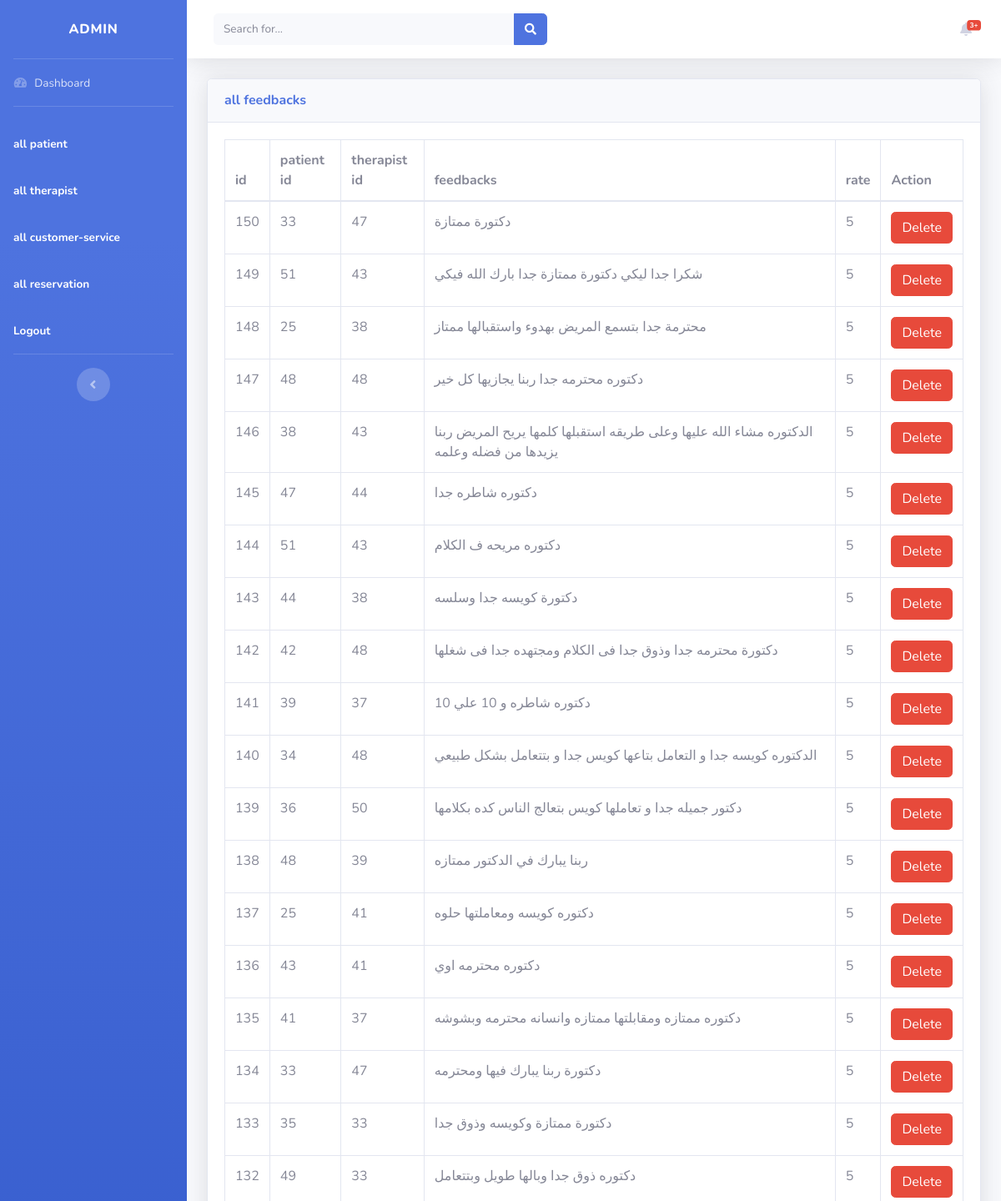
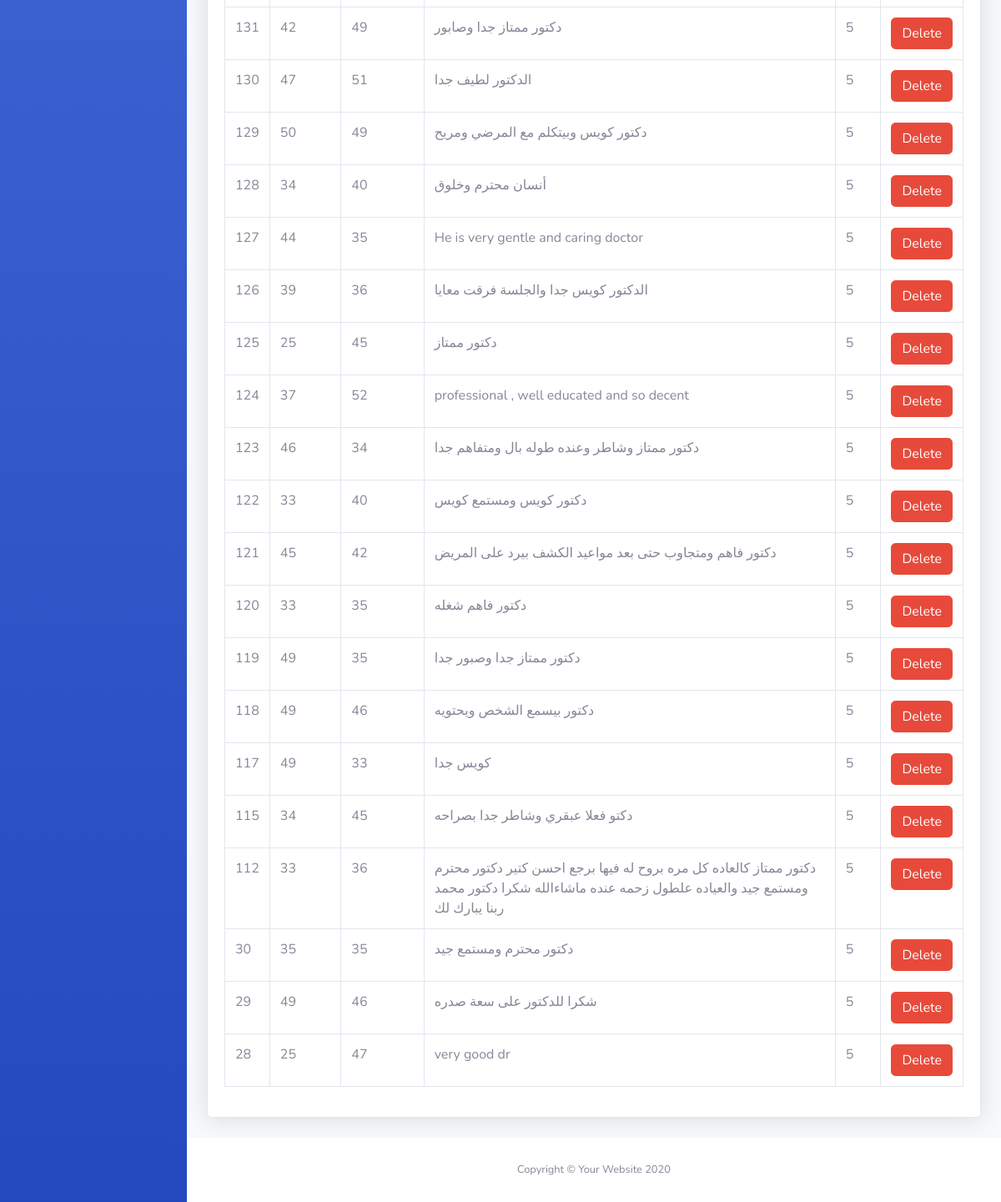
/assets/admin/all_feedbacks.php (signed in), run on the app's committed database (2 pictures, top to bottom).
### tables this page shows
CREATE TABLE `feedbacks` (
  `id` int(11) NOT NULL,
  `patient_id` int(11) NOT NULL,
  `therapist_id` int(11) NOT NULL,
  `feedback` text NOT NULL,
  `rate` float NOT NULL,
  `reservations_id` int(11) NOT NULL
);

### assets/admin/all_feedbacks.php (the view, shortened to what this page needs)
<?php
$conn = mysqli_connect("localhost", "root", "", "test");
$selectFeedbacks = "SELECT * FROM `feedbacks` ORDER BY id DESC";
$feedbacksQuery = mysqli_query($conn, $selectFeedbacks);
?>
<!DOCTYPE html>
<html lang="en">
  <head>
    <link
      href="vendor/fontawesome-free/css/all.min.css"
      rel="stylesheet"
      type="text/css"
    />
    <link href="css/sb-admin-2.min.css" rel="stylesheet" />
    <link
      href="vendor/datatables/dataTables.bootstrap4.min.css"
      rel="stylesheet"
    />
  </head>
  <body id="page-top">
    <div id="wrapper">
      <ul
        class="navbar-nav bg-gradient-primary sidebar sidebar-dark accordion"
        id="accordionSidebar"
      >
        <a
          class="sidebar-brand d-flex align-items-center justify-content-center"
          href="./admin_dashboard.php"
        >
          <div class="sidebar-brand-text mx-3"> Admin </div>
        </a>
        <hr class="sidebar-divider my-0" />
        <li class="nav-item">
          <a class="nav-link" href="./admin_dashboard.php">
            <i class="fas fa-fw fa-tachometer-alt"></i>
            <span>Dashboard</span></a
          >
        </li>
        <hr class="sidebar-divider" />
        <li class="nav-item active">
          <a class="nav-link" href="./all_patients.php">
            <span>all patient</span></a
          >
        </li>
        <li class="nav-item active">
          <a class="nav-link" href="./all_therapists.php">
            <span>all therapist</span></a
          >
        </li>
        <li class="nav-item active">
          <a class="nav-link" href="./all customer-service.php">
            <span>all customer-service</span></a
          >
        </li>
        <li class="nav-item active">
          <a class="nav-link" href="./all_reservations.php">
            <span>all reservation</span></a
          >
        </li>
        <li class="nav-item active">
        <a class="nav-link" href="/yourheart'ssight/index.php?logout">
            <span>
              Logout
            </span></a
          >
        </li>
        <hr class="sidebar-divider d-none d-md-block" />
        <div class="text-center d-none d-md-inline">
          <button class="rounded-circle border-0" id="sidebarToggle"></button>
        </div>
      </ul>
      <div id="content-wrapper" class="d-flex flex-column">
        <div id="content">
          <nav
            class="
              navbar navbar-expand navbar-light
              bg-white
              topbar
              mb-4
              static-top
              shadow
            "
          >
            <form
              class="
                d-none d-sm-inline-block
                form-inline
                mr-auto
                ml-md-3
                my-2 my-md-0
                mw-100
                navbar-search
              "
            >
              <div class="input-group">
                <input
                  type="text"
                  class="form-control bg-light border-0 small"
                  placeholder="Search for..."
                  aria-label="Search"
                  aria-describedby="basic-addon2"
                />
                <div class="input-group-append">
                  <button class="btn btn-primary" type="button">
                    <i class="fas fa-search fa-sm"></i>
                  </button>
                </div>
              </div>
            </form>
            <ul class="navbar-nav ml-auto">
              <li class="nav-item dropdown no-arrow mx-1">
                <a
                  class="nav-link dropdown-toggle"
                  href="#"
                  id="alertsDropdown"
                  role="button"
                  data-toggle="dropdown"
                  aria-haspopup="true"
                  aria-expanded="false"
                >
                  <i class="fas fa-bell fa-fw"></i>
                  <span class="badge badge-danger badge-counter">3+</span>
                </a>
              </li>
            </ul>
          </nav>
          <div class="container-fluid">
            <div class="card shadow mb-4">
              <div class="card-header py-3 d-flex justify-content-between">
                <h6 class="m-0 font-weight-bold text-primary">all feedbacks</h6>
              </div>
              <div class="card-body">
                <div class="table-responsive">
                  <table class="table table-bordered">
                    <thead>
                      <tr>
                        <th scope="col">id</th>
                        <th scope="col">patient id</th>
                        <th scope="col">therapist id</th>
                        <th scope="col">feedbacks</th>
                        <th scope="col">rate</th>
                        <th scope="col">Action</th>
                      </tr>
                    </thead>
                    <tbody>
                      <?php foreach($feedbacksQuery as $feedback){ ?>
                        <tr>
                          <td><?php echo $feedback["id"]; ?></td>
                          <td><?php echo $feedback["patient_id"]; ?></td>
                          <td><?php echo $feedback["therapist_id"]; ?></td>
                          <td><?php echo $feedback["feedback"]; ?></td>
                          <td><?php echo $feedback["rate"]; ?></td>
                        <td>
                        <a href="./all_feedbacks.php?delete=<?php echo $feedback["id"]; ?>" onclick="return confirm('Are you sure you would like to delete this feedback?')" class="btn btn-danger">Delete</a>
                      </td>
                      </tr>
                      <?php } ?>
                    </tbody>
                  </table>
                </div>
              </div>
            </div>
          </div>
        </div>
        <footer class="sticky-footer bg-white">
          <div class="container my-auto">
            <div class="copyright text-center my-auto">
              <span>Copyright &copy; Your Website 2020</span>
            </div>
          </div>
        </footer>
      </div>
    </div>
  </body>
</html>

### data on the page
feedbacks: id "150", patient "33", therapist "47", feedback "دكتورة ممتازة", rate "5"
feedbacks: id "149", patient "51", therapist "43", feedback "شكرا جدا ليكي دكتورة ممتازة جدا بارك الله فيكي", rate "5"
feedbacks: id "148", patient "25", therapist "38", feedback "محترمة جدا بتسمع المريض بهدوء واستقبالها ممتاز", rate "5"
feedbacks: id "147", patient "48", therapist "48", feedback "دكتوره محترمه جدا ربنا يجازيها كل خير", rate "5"
feedbacks: id "146", patient "38", therapist "43", feedback "الدكتوره مشاء الله عليها وعلى طريقه استقبلها كلمها يريح المريض ربنا يزيدها من فضله وعلمه", rate "5"
feedbacks: id "145", patient "47", therapist "44", feedback "دكتوره شاطره جدا", rate "5"
feedbacks: id "144", patient "51", therapist "43", feedback "دكتوره مريحه ف الكلام", rate "5"
feedbacks: id "143", patient "44", therapist "38", feedback "دكتورة كويسه جدا وسلسه", rate "5"
feedbacks: id "142", patient "42", therapist "48", feedback "دكتورة محترمه جدا وذوق جدا فى الكلام ومجتهده جدا فى شغلها", rate "5"
feedbacks: id "141", patient "39", therapist "37", feedback "دكتوره شاطره و 10 علي 10", rate "5"
feedbacks: id "140", patient "34", therapist "48", feedback "الدكتوره كويسه جدا و التعامل بتاعها كويس جدا و بتتعامل بشكل طبيعي", rate "5"
feedbacks: id "139", patient "36", therapist "50", feedback "دكتور جميله جدا و تعاملها كويس بتعالج الناس كده بكلامها", rate "5"
feedbacks: id "138", patient "48", therapist "39", feedback "ربنا يبارك في الدكتور ممتازه", rate "5"
feedbacks: id "137", patient "25", therapist "41", feedback "دكتوره كويسه ومعاملتها حلوه", rate "5"
feedbacks: id "136", patient "43", therapist "41", feedback "دكتوره محترمه اوي", rate "5"
feedbacks: id "135", patient "41", therapist "37", feedback "دكتوره ممتازه ومقابلتها ممتازه وانسانه محترمه وبشوشه", rate "5"
feedbacks: id "134", patient "33", therapist "47", feedback "دكتورة ربنا يبارك فيها ومحترمه", rate "5"
feedbacks: id "133", patient "35", therapist "33", feedback "دكتورة ممتازة وكويسه وذوق جدا", rate "5"
feedbacks: id "132", patient "49", therapist "33", feedback "دكتوره ذوق جدا وبالها طويل وبتتعامل", rate "5"
feedbacks: id "131", patient "42", therapist "49", feedback "دكتور ممتاز جدا وصابور", rate "5"
feedbacks: id "130", patient "47", therapist "51", feedback "الدكتور لطيف جدا", rate "5"
feedbacks: id "129", patient "50", therapist "49", feedback "دكتور كويس وبيتكلم مع المرضي ومريح", rate "5"
feedbacks: id "128", patient "34", therapist "40", feedback "أنسان محترم وخلوق", rate "5"
feedbacks: id "127", patient "44", therapist "35", feedback "He is very gentle and caring doctor", rate "5"
feedbacks: id "126", patient "39", therapist "36", feedback "الدكتور كويس جدا والجلسة فرقت معايا", rate "5"
feedbacks: id "125", patient "25", therapist "45", feedback "دكتور ممتاز", rate "5"
feedbacks: id "124", patient "37", therapist "52", feedback "professional , well educated and so decent", rate "5"
feedbacks: id "123", patient "46", therapist "34", feedback "دكتور ممتاز وشاطر وعنده طوله بال ومتفاهم جدا", rate "5"
feedbacks: id "122", patient "33", therapist "40", feedback "دكتور كويس ومستمع كويس", rate "5"
feedbacks: id "121", patient "45", therapist "42", feedback "دكتور فاهم ومتجاوب حتى بعد مواعيد الكشف بيرد على المريض", rate "5"
feedbacks: id "120", patient "33", therapist "35", feedback "دكتور فاهم شغله", rate "5"
feedbacks: id "119", patient "49", therapist "35", feedback "دكتور ممتاز جدا وصبور جدا", rate "5"
feedbacks: id "118", patient "49", therapist "46", feedback "دكتور بيسمع الشخص ويحتويه", rate "5"
feedbacks: id "117", patient "49", therapist "33", feedback "كويس جدا", rate "5"
feedbacks: id "115", patient "34", therapist "45", feedback "دكتو فعلا عبقري وشاطر جدا بصراحه", rate "5"
feedbacks: id "112", patient "33", therapist "36", feedback "دكتور ممتاز كالعاده كل مره بروح له فيها برجع احسن كتير دكتور محترم ومستمع جيد والعياده علطول زحمه عنده ماشاءالله شكرا دكتور محمد ربنا يبارك لك", rate "5"
feedbacks: id "30", patient "35", therapist "35", feedback "دكتور محترم ومستمع جيد", rate "5"
feedbacks: id "29", patient "49", therapist "46", feedback "شكرا للدكتور على سعة صدره", rate "5"
feedbacks: id "28", patient "25", therapist "47", feedback "very good dr", rate "5"
